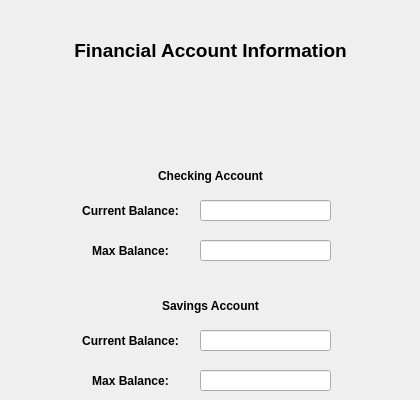
   <widget class="QWidget" name="page_5">
    <widget class="QLabel" name="dateCityLabel_4">
     <property name="geometry">
      <rect>
       <x>10</x>
       <y>30</y>
       <width>401</width>
       <height>41</height>
      </rect>
     </property>
     <property name="font">
      <font>
       <family>Arial</family>
       <pointsize>14</pointsize>
       <bold>true</bold>
      </font>
     </property>
     <property name="text">
      <string>Financial Account Information</string>
     </property>
     <property name="alignment">
      <set>Qt::AlignCenter</set>
     </property>
    </widget>
    <widget class="QLabel" name="label_14">
     <property name="geometry">
      <rect>
       <x>10</x>
       <y>160</y>
       <width>401</width>
       <height>31</height>
      </rect>
     </property>
     <property name="font">
      <font>
       <family>Arial</family>
       <bold>true</bold>
      </font>
     </property>
     <property name="text">
      <string>Checking Account</string>
     </property>
     <property name="alignment">
      <set>Qt::AlignCenter</set>
     </property>
    </widget>
    <widget class="QLineEdit" name="checkingCurrentBalanceTextEdit">
     <property name="geometry">
      <rect>
       <x>200</x>
       <y>200</y>
       <width>131</width>
       <height>21</height>
      </rect>
     </property>
    </widget>
    <widget class="QLabel" name="label_15">
     <property name="geometry">
      <rect>
       <x>70</x>
       <y>200</y>
       <width>121</width>
       <height>21</height>
      </rect>
     </property>
     <property name="font">
      <font>
       <family>Arial</family>
       <bold>true</bold>
      </font>
     </property>
     <property name="text">
      <string>Current Balance:</string>
     </property>
     <property name="alignment">
      <set>Qt::AlignCenter</set>
     </property>
    </widget>
    <widget class="QLineEdit" name="checkingMaxBalanceTextEdit">
     <property name="geometry">
      <rect>
       <x>200</x>
       <y>240</y>
       <width>131</width>
       <height>21</height>
      </rect>
     </property>
    </widget>
    <widget class="QLabel" name="label_16">
     <property name="geometry">
      <rect>
       <x>70</x>
       <y>240</y>
       <width>121</width>
       <height>21</height>
      </rect>
     </property>
     <property name="font">
      <font>
       <family>Arial</family>
       <bold>true</bold>
      </font>
     </property>
     <property name="text">
      <string>Max Balance:</string>
     </property>
     <property name="alignment">
      <set>Qt::AlignCenter</set>
     </property>
    </widget>
    <widget class="QLabel" name="label_17">
     <property name="geometry">
      <rect>
       <x>10</x>
       <y>290</y>
       <width>401</width>
       <height>31</height>
      </rect>
     </property>
     <property name="font">
      <font>
       <family>Arial</family>
       <bold>true</bold>
      </font>
     </property>
     <property name="text">
      <string>Savings Account</string>
     </property>
     <property name="alignment">
      <set>Qt::AlignCenter</set>
     </property>
    </widget>
    <widget class="QLineEdit" name="savingsMaxBalanceTextEdit">
     <property name="geometry">
      <rect>
       <x>200</x>
       <y>370</y>
       <width>131</width>
       <height>21</height>
      </rect>
     </property>
    </widget>
    <widget class="QLineEdit" name="savingsCurrentBalanceTextEdit">
     <property name="geometry">
      <rect>
       <x>200</x>
       <y>330</y>
       <width>131</width>
       <height>21</height>
      </rect>
     </property>
    </widget>
    <widget class="QLabel" name="label_18">
     <property name="geometry">
      <rect>
       <x>70</x>
       <y>330</y>
       <width>121</width>
       <height>21</height>
      </rect>
     </property>
     <property name="font">
      <font>
       <family>Arial</family>
       <bold>true</bold>
      </font>
     </property>
     <property name="text">
      <string>Current Balance:</string>
     </property>
     <property name="alignment">
      <set>Qt::AlignCenter</set>
     </property>
    </widget>
    <widget class="QLabel" name="label_19">
     <property name="geometry">
      <rect>
       <x>70</x>
       <y>370</y>
       <width>121</width>
       <height>21</height>
      </rect>
     </property>
     <property name="font">
      <font>
       <family>Arial</family>
       <bold>true</bold>
      </font>
     </property>
     <property name="text">
      <string>Max Balance:</string>
     </property>
     <property name="alignment">
      <set>Qt::AlignCenter</set>
     </property>
    </widget>
   </widget>
